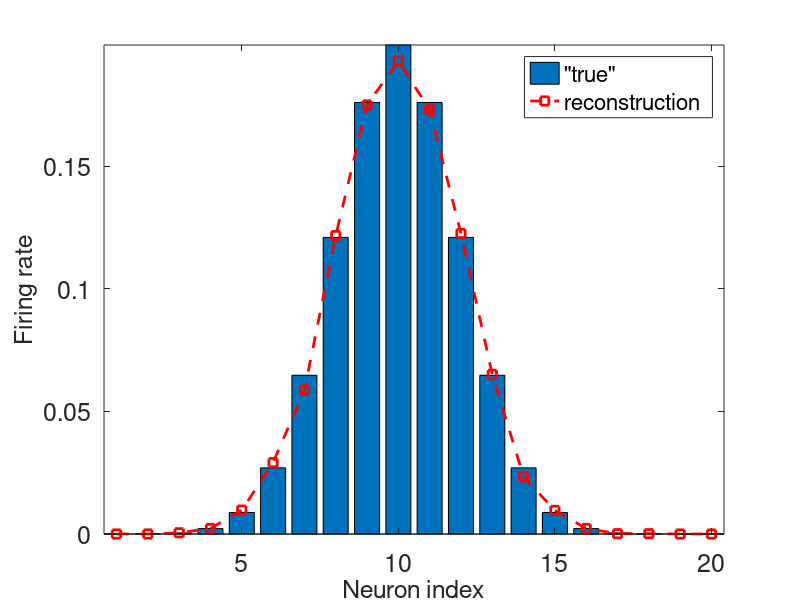
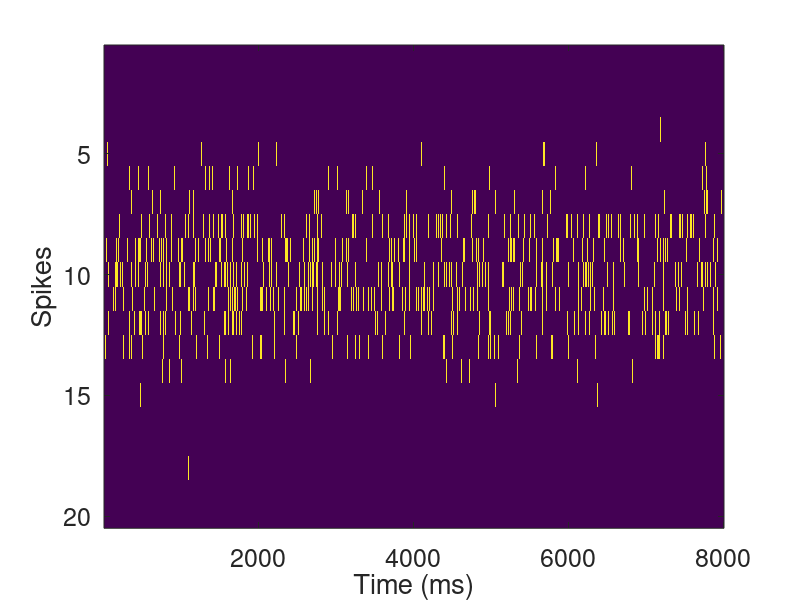

These figures' MATLAB source, in order:
%implementation of the simples spiking neuron model: Poisson neuron
close all;
clc;
clear;
N=20;% number of neurons
dt=1;% discretization step (ms)
T=8000; %simulation time (in ms)

fs=18;

%initialize instantaneous firing rate; this corresponds to a gaussian
%profile
m0=N/2;
sigma=2;
x=(1:N);
r=exp(-(x-m0).^2/(2*sigma^2))/(sigma*sqrt(2*pi)); % instantaneous firing rate, units: 1/ms

figure(1)
bar(r)
axis tight
hold on
set(gca,'fontsize',fs);
xlabel('Neuron index','fontsize',fs);
ylabel('Firing rate','fontsize',fs);

time=dt:dt:T;
iterations=size(time,2);
Y=zeros(N,iterations);


for t=1:iterations
    Y(:,t)=rand(1,N)<r*dt;
end

figure(2)
imagesc(time,(1:N),Y);
xlabel('Time (ms)','fontsize',fs);
ylabel('Spikes','fontsize',fs);
set(gca,'fontsize',fs);

figure(1)
totalSpikes=sum(Y,2);
meanFiringRate=totalSpikes/T; %spikes/ time unit: mean firing rate
plot(meanFiringRate,'--rs','LineWidth',2,'Color','r','MarkerSize',6); 
axis tight    
legend('"true"','reconstruction');